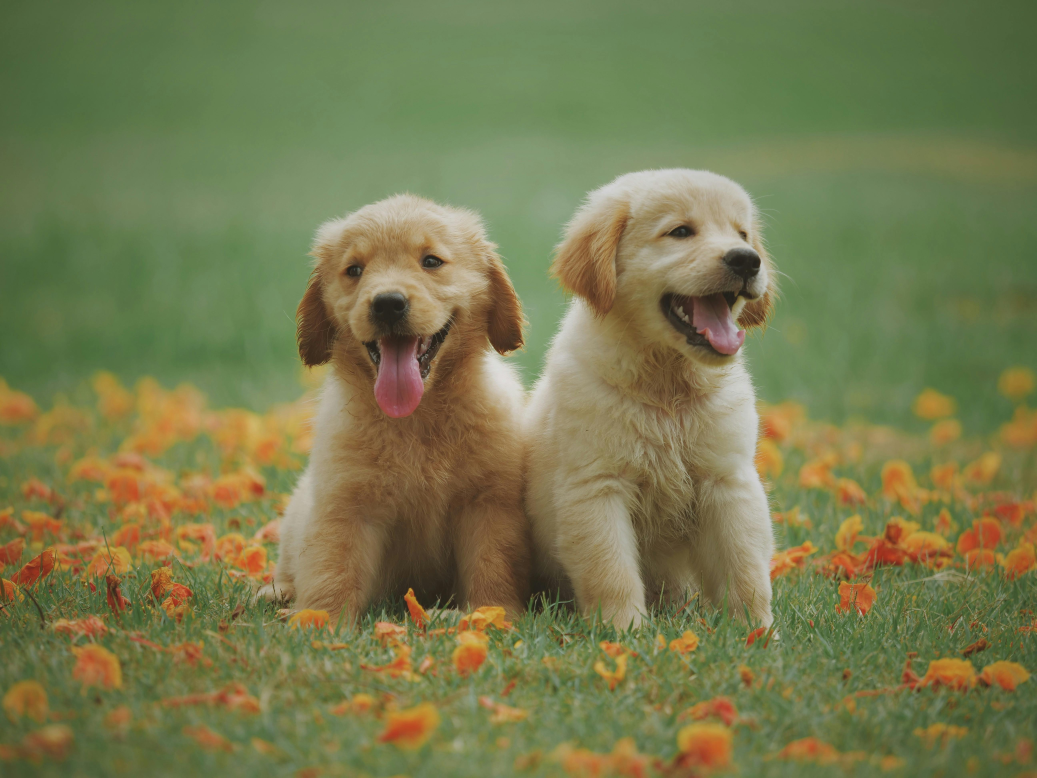
#> input picture image1.jpg, 5184 x 3888 px (shown at 1/5 size)
$ python A6.py
#> lines starting #> are read from the running program, lines starting #| are printed output that depends on the picture; after the words box and inside, x2 and y2 are one past the last pixel; in counts of white or black regions, pixels touching at a corner belong together
import cv2
import numpy as np
import matplotlib.pyplot as plt

# Read stereo images
img1 = cv2.imread('image1.jpg', 0)
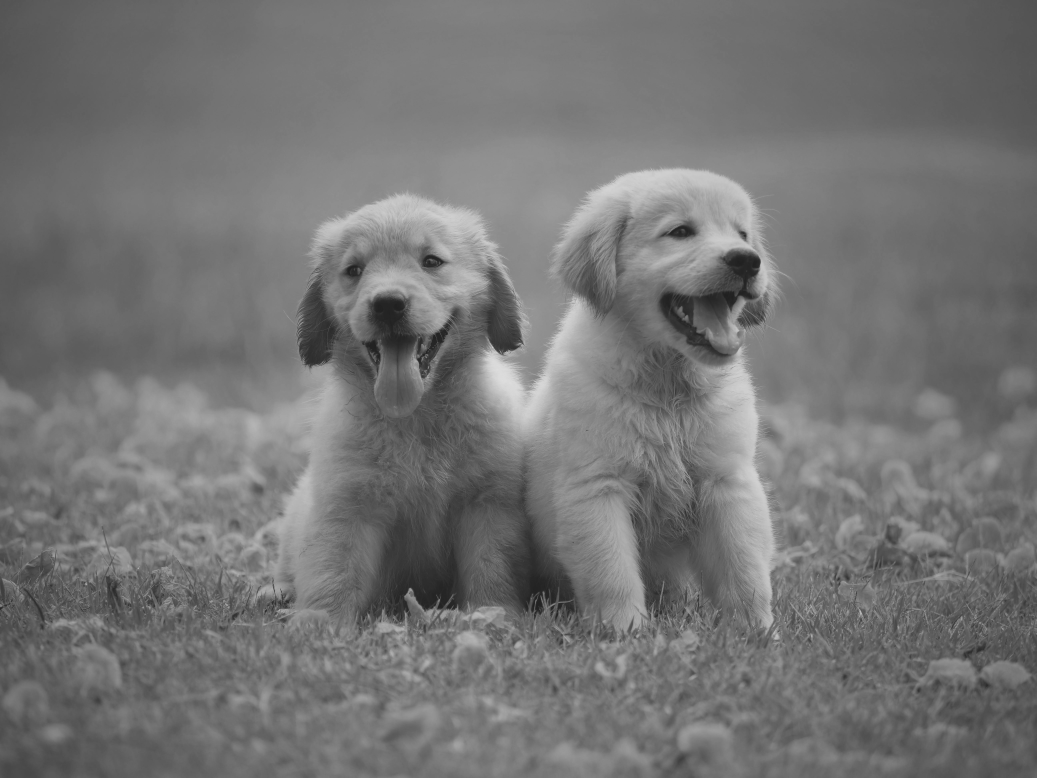
#> img1: shape (3888, 5184) (shown at 1/5 size); min 19, max 228, mean 116.1
img2 = cv2.imread('image2.jpeg', 0)
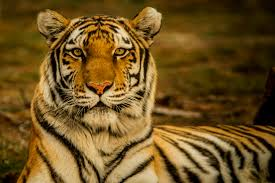
#> input picture image2.jpeg, 275 x 183 px
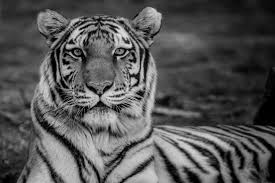
#> img2: shape (183, 275); min 0, max 232, mean 84.9

# Detect ORB keypoints and descriptors
orb = cv2.ORB_create()
kp1, des1 = orb.detectAndCompute(img1, None)
#> kp1 = 500 keypoints; strongest (x, y, size): (2536, 1758, 31), (2535, 1754, 31), (2534, 1754, 37.2), (2050, 2945, 111.1)
kp2, des2 = orb.detectAndCompute(img2, None)
#> kp2 = 411 keypoints; strongest (x, y, size): (130, 46, 31), (70, 41, 31), (137, 74, 37.2), (67, 46, 31)

# Match features using BFMatcher
bf = cv2.BFMatcher(cv2.NORM_HAMMING, crossCheck=True)
matches = bf.match(des1, des2)
#> matches = 152 matches
matches = sorted(matches, key=lambda x: x.distance)

# Select good matches
pts1 = np.float32([kp1[m.queryIdx].pt for m in matches[:50]])
#> pts1 = 50 pairs, first value 424.8 to 4808.7, second value 1307.9 to 3142.8
pts2 = np.float32([kp2[m.trainIdx].pt for m in matches[:50]])
#> pts2 = 50 pairs, first value 50.4 to 179.2, second value 38.4 to 126.7

# Compute Fundamental Matrix using 8-point algorithm
F, mask = cv2.findFundamentalMat(pts1, pts2, cv2.FM_8POINT)
#> F = [[1.68e-06, 1.6e-06, -0.00689], [5.41e-07, 2.47e-06, -0.00644], [-0.00014, -0.00033, 1]]; mask = 50 values from 1 to 1

print("Fundamental Matrix:\n", F)
#| Fundamental Matrix:
#|  [[ 1.68037206e-06  1.60023846e-06 -6.88947083e-03]
#|  [ 5.40729346e-07  2.47273476e-06 -6.44302761e-03]
#|  [-1.40484369e-04 -3.30218795e-04  1.00000000e+00]]

# Draw epilines for visualization
def drawlines(img1, img2, lines, pts1, pts2):
    r, c = img1.shape
    img1_color = cv2.cvtColor(img1, cv2.COLOR_GRAY2BGR)
    img2_color = cv2.cvtColor(img2, cv2.COLOR_GRAY2BGR)
    for r, pt1, pt2 in zip(lines, pts1, pts2):
        color = tuple(np.random.randint(0, 255, 3).tolist())
        x0, y0 = map(int, [0, -r[2]/r[1]])
        x1, y1 = map(int, [c, -(r[2]+r[0]*c)/r[1]])
        img1_color = cv2.line(img1_color, (x0,y0), (x1,y1), color, 1)
        img1_color = cv2.circle(img1_color, tuple(np.int32(pt1)), 5, color, -1)
        img2_color = cv2.circle(img2_color, tuple(np.int32(pt2)), 5, color, -1)
    return img1_color, img2_color

# Select inliers and compute epilines
pts1 = pts1[mask.ravel()==1]
pts2 = pts2[mask.ravel()==1]
lines1 = cv2.computeCorrespondEpilines(pts2.reshape(-1,1,2), 2, F)
#> lines1 = 50 rows, first 8: [0.227, 0.974, -2566.6], [-0.0907, -0.996, 2335.1], [0.326, -0.946, 1375.3], [0.937, 0.35, -2671.2], [0.691, 0.723, -2973], [0.224, -0.975, 1645.1], [0.663, 0.748, -2971.4], [0.923, -0.385, -1057]
lines1 = lines1.reshape(-1,3)

img5, img6 = drawlines(img1, img2, lines1, pts1, pts2)
#> the loop in drawlines, `for r, pt1, pt2 in zip(lines, pts1, pts2):` made 50 passes
#> (r, pt1, pt2, color, y0, y1) on passes 1 to 8: ([0.227, 0.974, -2566.6], [2129.8, 1771.2], [52, 125], (172, 47, 117), 2635, 1426), ([-0.0907, -0.996, 2335.1], [430, 2920.3], [57.02, 72.58], (192, 67, 251), 2344, 1872), ([0.326, -0.946, 1375.3], [3924, 3109], [66, 76.8], (195, 103, 9), 1454, 3239), ([0.937, 0.35, -2671.2], [2175, 1727], [72.58, 91.24], (211, 21, 242), 7621, -6231), ([0.691, 0.723, -2973], [2123, 3051.7], [108, 105], (36, 87, 70), 4113, -843), ([0.224, -0.975, 1645.1], [2122.8, 1854], [84, 40], (216, 88, 140), 1688, 2881), ([0.663, 0.748, -2971.4], [2108.4, 1786.8], [87, 106], (58, 193, 230), 3970, -624), ([0.923, -0.385, -1057], [2110.9, 1721.1], [116.6, 44.64], (39, 87, 174), -2748, 9694)
#> pass 1, in drawlines, `img2_color = cv2.circle(img2_color, tuple(np.int32(pt2)), 5, color, -1)`:
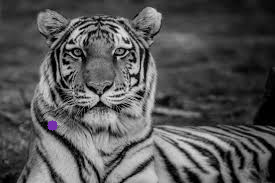
#> img2_color: shape (183, 275, 3); mean B, G, R 85, 84.8, 84.9
#> after the loop in drawlines, `for r, pt1, pt2 in zip(lines, pts1, pts2):`:
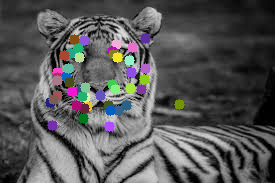
#> img2_color: shape (183, 275, 3); 6.24% of pixels changed, all inside (x1, y1, x2, y2) = (45, 33, 185, 132)

plt.subplot(121), plt.imshow(img5)
plt.subplot(122), plt.imshow(img6)
plt.show()
#> figure, not shown here; B, G, R data is drawn as R, G, B


#------------------------------------------------------------
import cv2
import numpy as np

# Read two stereo images
img1 = cv2.imread('image1.jpg', 0)
img2 = cv2.imread('image2.jpeg', 0)

# Detect ORB features and compute descriptors
orb = cv2.ORB_create()
kp1, des1 = orb.detectAndCompute(img1, None)
kp2, des2 = orb.detectAndCompute(img2, None)

# Match features using Brute-Force matcher
bf = cv2.BFMatcher(cv2.NORM_HAMMING, crossCheck=True)
matches = bf.match(des1, des2)
matches = sorted(matches, key=lambda x: x.distance)

# Extract matched points
pts1 = np.float32([kp1[m.queryIdx].pt for m in matches[:20]])
#> pts1 = 20 rows, first 8: [2129.8, 1771.2], [430, 2920.3], [3924, 3109], [2175, 1727], [2123, 3051.7], [2122.8, 1854], [2108.4, 1786.8], [2110.9, 1721.1]
pts2 = np.float32([kp2[m.trainIdx].pt for m in matches[:20]])
#> pts2 = 20 rows, first 8: [52, 125], [57.02, 72.58], [66, 76.8], [72.58, 91.24], [108, 105], [84, 40], [87, 106], [116.6, 44.64]

# Compute Fundamental Matrix
F, mask = cv2.findFundamentalMat(pts1, pts2, cv2.FM_8POINT)
#> F = [[1.25e-06, 1.45e-06, -0.00567], [1.38e-06, 2.1e-06, -0.00714], [-0.000198, -0.000287, 1]]; mask = 20 values from 1 to 1

print("Fundamental Matrix:\n", F)
#| Fundamental Matrix:
#|  [[ 1.24758923e-06  1.44516796e-06 -5.67035514e-03]
#|  [ 1.37696279e-06  2.10494545e-06 -7.14256416e-03]
#|  [-1.98117108e-04 -2.86901555e-04  1.00000000e+00]]
